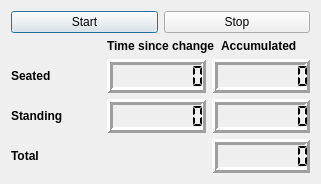
<?xml version="1.0" encoding="UTF-8"?>
<ui version="4.0">
 <class>Tilt</class>
 <widget class="QDialog" name="Tilt">
  <property name="geometry">
   <rect>
    <x>0</x>
    <y>0</y>
    <width>321</width>
    <height>184</height>
   </rect>
  </property>
  <property name="sizePolicy">
   <sizepolicy hsizetype="Fixed" vsizetype="Fixed">
    <horstretch>0</horstretch>
    <verstretch>0</verstretch>
   </sizepolicy>
  </property>
  <property name="minimumSize">
   <size>
    <width>321</width>
    <height>184</height>
   </size>
  </property>
  <property name="windowTitle">
   <string>Sit/Stand Timer</string>
  </property>
  <property name="layoutDirection">
   <enum>Qt::LeftToRight</enum>
  </property>
  <layout class="QGridLayout" name="gridLayout_2">
   <item row="2" column="0">
    <widget class="QLabel" name="sittingTimeLabel">
     <property name="sizePolicy">
      <sizepolicy hsizetype="Fixed" vsizetype="Preferred">
       <horstretch>0</horstretch>
       <verstretch>0</verstretch>
      </sizepolicy>
     </property>
     <property name="maximumSize">
      <size>
       <width>107</width>
       <height>16777215</height>
      </size>
     </property>
     <property name="font">
      <font>
       <weight>75</weight>
       <bold>true</bold>
      </font>
     </property>
     <property name="text">
      <string>Seated</string>
     </property>
     <property name="alignment">
      <set>Qt::AlignLeading|Qt::AlignLeft|Qt::AlignVCenter</set>
     </property>
    </widget>
   </item>
   <item row="0" column="0" colspan="3">
    <layout class="QHBoxLayout" name="horizontalLayout" stretch="0,0">
     <property name="sizeConstraint">
      <enum>QLayout::SetDefaultConstraint</enum>
     </property>
     <item>
      <widget class="QPushButton" name="startButton">
       <property name="text">
        <string>Start</string>
       </property>
      </widget>
     </item>
     <item>
      <widget class="QPushButton" name="stopButton">
       <property name="text">
        <string>Stop</string>
       </property>
      </widget>
     </item>
    </layout>
   </item>
   <item row="1" column="1">
    <widget class="QLabel" name="changeTimeLabel">
     <property name="sizePolicy">
      <sizepolicy hsizetype="Preferred" vsizetype="Fixed">
       <horstretch>0</horstretch>
       <verstretch>0</verstretch>
      </sizepolicy>
     </property>
     <property name="font">
      <font>
       <weight>75</weight>
       <bold>true</bold>
      </font>
     </property>
     <property name="text">
      <string>Time since change</string>
     </property>
     <property name="wordWrap">
      <bool>true</bool>
     </property>
    </widget>
   </item>
   <item row="3" column="0">
    <widget class="QLabel" name="standingTimeLabel">
     <property name="maximumSize">
      <size>
       <width>107</width>
       <height>16777215</height>
      </size>
     </property>
     <property name="font">
      <font>
       <weight>75</weight>
       <bold>true</bold>
      </font>
     </property>
     <property name="text">
      <string>Standing</string>
     </property>
    </widget>
   </item>
   <item row="4" column="0">
    <widget class="QLabel" name="totalTimeLabel">
     <property name="maximumSize">
      <size>
       <width>107</width>
       <height>16777215</height>
      </size>
     </property>
     <property name="font">
      <font>
       <weight>75</weight>
       <bold>true</bold>
      </font>
     </property>
     <property name="text">
      <string>Total</string>
     </property>
    </widget>
   </item>
   <item row="2" column="1" rowspan="3" colspan="2">
    <layout class="QGridLayout" name="gridLayout">
     <item row="0" column="0">
      <widget class="QLCDNumber" name="sittingTimeLCD">
       <property name="autoFillBackground">
        <bool>true</bool>
       </property>
       <property name="lineWidth">
        <number>3</number>
       </property>
       <property name="digitCount">
        <number>8</number>
       </property>
       <property name="segmentStyle">
        <enum>QLCDNumber::Flat</enum>
       </property>
      </widget>
     </item>
     <item row="0" column="1">
      <widget class="QLCDNumber" name="sittingTimeTotalLCD">
       <property name="autoFillBackground">
        <bool>true</bool>
       </property>
       <property name="lineWidth">
        <number>3</number>
       </property>
       <property name="digitCount">
        <number>8</number>
       </property>
       <property name="segmentStyle">
        <enum>QLCDNumber::Flat</enum>
       </property>
      </widget>
     </item>
     <item row="1" column="0">
      <widget class="QLCDNumber" name="standingTimeLCD">
       <property name="autoFillBackground">
        <bool>true</bool>
       </property>
       <property name="lineWidth">
        <number>3</number>
       </property>
       <property name="digitCount">
        <number>8</number>
       </property>
       <property name="segmentStyle">
        <enum>QLCDNumber::Flat</enum>
       </property>
      </widget>
     </item>
     <item row="1" column="1">
      <widget class="QLCDNumber" name="standingTimeTotalLCD">
       <property name="autoFillBackground">
        <bool>true</bool>
       </property>
       <property name="lineWidth">
        <number>3</number>
       </property>
       <property name="digitCount">
        <number>8</number>
       </property>
       <property name="segmentStyle">
        <enum>QLCDNumber::Flat</enum>
       </property>
      </widget>
     </item>
     <item row="2" column="1">
      <widget class="QLCDNumber" name="totalLCD">
       <property name="autoFillBackground">
        <bool>true</bool>
       </property>
       <property name="lineWidth">
        <number>3</number>
       </property>
       <property name="digitCount">
        <number>8</number>
       </property>
       <property name="segmentStyle">
        <enum>QLCDNumber::Flat</enum>
       </property>
      </widget>
     </item>
    </layout>
   </item>
   <item row="1" column="2">
    <widget class="QLabel" name="accumulatedTimeLabel">
     <property name="sizePolicy">
      <sizepolicy hsizetype="Preferred" vsizetype="Fixed">
       <horstretch>0</horstretch>
       <verstretch>0</verstretch>
      </sizepolicy>
     </property>
     <property name="font">
      <font>
       <weight>75</weight>
       <bold>true</bold>
      </font>
     </property>
     <property name="text">
      <string>Accumulated</string>
     </property>
    </widget>
   </item>
  </layout>
 </widget>
 <layoutdefault spacing="6" margin="11"/>
 <resources/>
 <connections/>
</ui>
